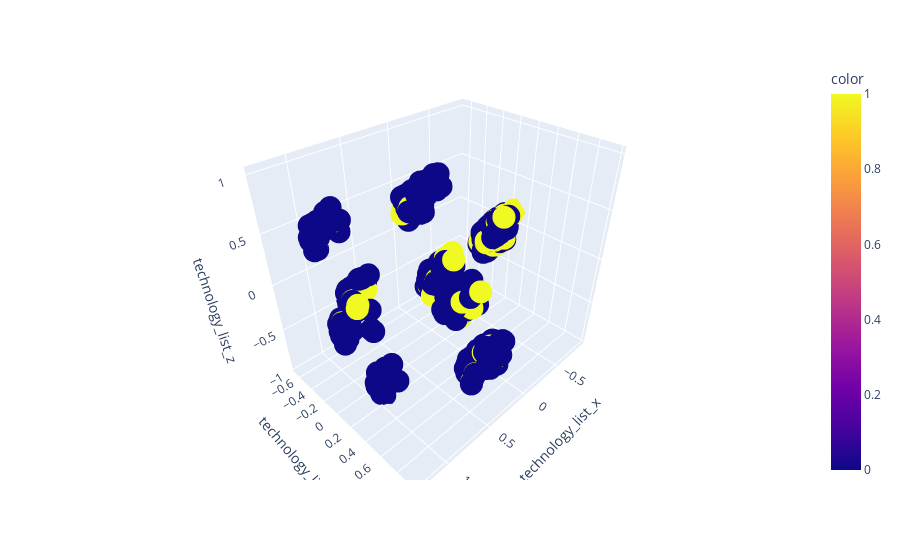
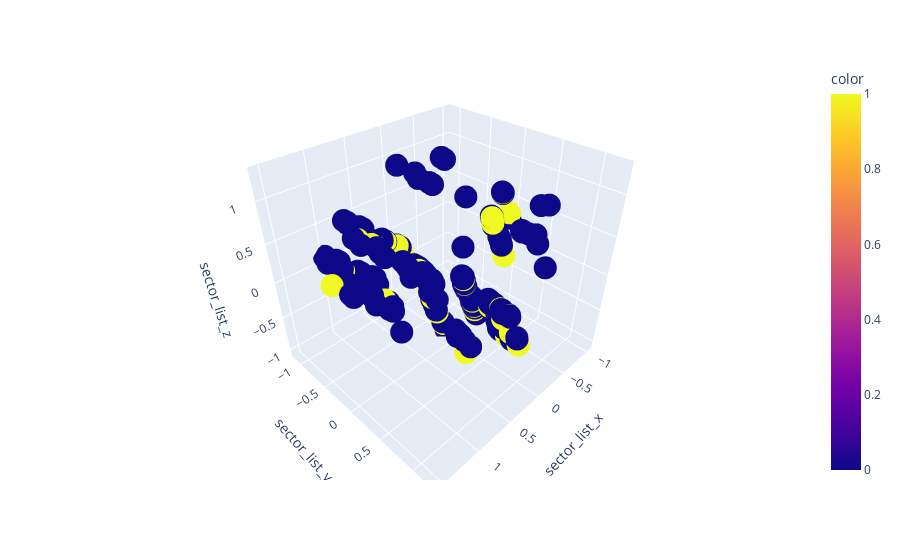

The code cell stored with these charts, in order, in its notebook:
### Code cell
import plotly.express as px

fig = px.scatter_3d(pca_df, x=pca_cols[4][0], y=pca_cols[4][1], z=pca_cols[4][2], color=clean_df['suceeded'])
fig.show()
fig = px.scatter_3d(pca_df, x=pca_cols[2][0], y=pca_cols[2][1], z=pca_cols[2][2], color=clean_df['suceeded'])
fig.show()

### Figure 1 — Plotly figure (JSON) as saved in the notebook; plotly's stock layout.template omitted (floating-point values rounded to 4 significant figures; data arrays with more than 128 entries replaced by an {"elided": "..."} marker saying what was removed)
{"data": [{"hovertemplate": "technology_list_x=%{x}<br>technology_list_y=%{y}<br>technology_list_z=%{z}<br>color=%{marker.color}<extra></extra>", "legendgroup": "", "marker": {"color": {"elided": "10070 int values"}, "coloraxis": "coloraxis", "symbol": "circle"}, "mode": "markers", "name": "", "scene": "scene", "showlegend": false, "type": "scatter3d", "x": {"elided": "10070 float values"}, "y": {"elided": "10070 float values"}, "z": {"elided": "10070 float values"}}], "layout": {"coloraxis": {"colorbar": {"title": {"text": "color"}}, "colorscale": [[0, "#0d0887"], [0.1111, "#46039f"], [0.2222, "#7201a8"], [0.3333, "#9c179e"], [0.4444, "#bd3786"], [0.5556, "#d8576b"], [0.6667, "#ed7953"], [0.7778, "#fb9f3a"], [0.8889, "#fdca26"], [1, "#f0f921"]]}, "legend": {"tracegroupgap": 0}, "margin": {"t": 60}, "scene": {"domain": {"x": [0, 1], "y": [0, 1]}, "xaxis": {"title": {"text": "technology_list_x"}}, "yaxis": {"title": {"text": "technology_list_y"}}, "zaxis": {"title": {"text": "technology_list_z"}}}}}

### Figure 2 — Plotly figure (JSON) as saved in the notebook; plotly's stock layout.template omitted (floating-point values rounded to 4 significant figures; data arrays with more than 128 entries replaced by an {"elided": "..."} marker saying what was removed)
{"data": [{"hovertemplate": "sector_list_x=%{x}<br>sector_list_y=%{y}<br>sector_list_z=%{z}<br>color=%{marker.color}<extra></extra>", "legendgroup": "", "marker": {"color": {"elided": "10070 int values"}, "coloraxis": "coloraxis", "symbol": "circle"}, "mode": "markers", "name": "", "scene": "scene", "showlegend": false, "type": "scatter3d", "x": {"elided": "10070 float values"}, "y": {"elided": "10070 float values"}, "z": {"elided": "10070 float values"}}], "layout": {"coloraxis": {"colorbar": {"title": {"text": "color"}}, "colorscale": [[0, "#0d0887"], [0.1111, "#46039f"], [0.2222, "#7201a8"], [0.3333, "#9c179e"], [0.4444, "#bd3786"], [0.5556, "#d8576b"], [0.6667, "#ed7953"], [0.7778, "#fb9f3a"], [0.8889, "#fdca26"], [1, "#f0f921"]]}, "legend": {"tracegroupgap": 0}, "margin": {"t": 60}, "scene": {"domain": {"x": [0, 1], "y": [0, 1]}, "xaxis": {"title": {"text": "sector_list_x"}}, "yaxis": {"title": {"text": "sector_list_y"}}, "zaxis": {"title": {"text": "sector_list_z"}}}}}
